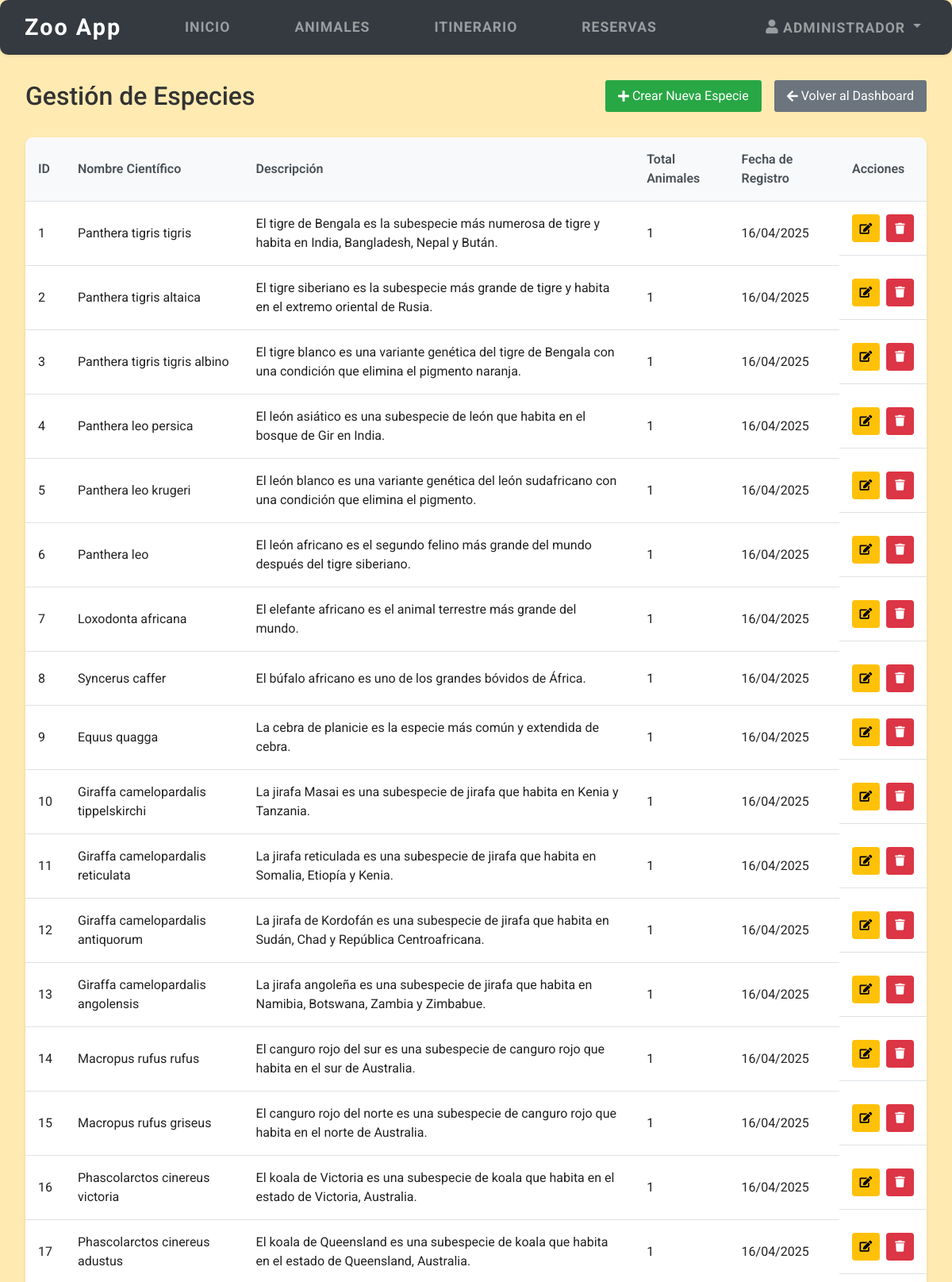
The app's page /views/admin/especies/ver_especies.php (signed in, upper part) with its own data.
### tables this page shows
CREATE TABLE usuarios (
    id INT AUTO_INCREMENT PRIMARY KEY,
    nombre_completo VARCHAR(100) NOT NULL,
    nombre_usuario VARCHAR(50) NOT NULL,
    email VARCHAR(100) NOT NULL UNIQUE,
    password VARCHAR(255) NOT NULL,
    es_admin BOOLEAN DEFAULT FALSE,
     
    fecha_registro TIMESTAMP DEFAULT CURRENT_TIMESTAMP
);

CREATE TABLE especies (
    id INT AUTO_INCREMENT PRIMARY KEY,
    nombre_especie VARCHAR(100) NOT NULL,
    descripcion TEXT,
    fecha_creacion TIMESTAMP DEFAULT CURRENT_TIMESTAMP
);

### views/admin/especies/ver_especies.php (the view, shortened to what this page needs)
<?php
require_once __DIR__ . '/../../../config/sql/database.php';
try {
    $stmt = $conn->query("
        SELECT e.*,
               COUNT(DISTINCT a.id) as total_animales
        FROM especies e
        LEFT JOIN animales a ON e.id = a.especie_id
        GROUP BY e.id
        ORDER BY e.id ASC
    ");
    $especies = $stmt->fetchAll(PDO::FETCH_ASSOC);
} catch (PDOException $e) {
    error_log("Error al obtener especies: " . $e->getMessage());
    $especies = [];
}
require_once __DIR__ . '/../../plantillas/header.php';
?>
<link rel="stylesheet" href="<?php echo BASE_URL; ?>/assets/css/admin/especies/ver_especies.css">
<main class="especies-container">
    <div class="especies-header">
        <h1>Gestión de Especies</h1>
        <div class="header-buttons">
            <a href="<?php echo BASE_URL; ?>/views/admin/especies/crear_especie.php" class="btn-action btn-crear">
                <i class="fas fa-plus"></i> Crear Nueva Especie
            </a>
            <a href="<?php echo BASE_URL; ?>/views/admin/admin_dashboard.php" class="btn-action btn-volver">
                <i class="fas fa-arrow-left"></i> Volver al Dashboard
            </a>
        </div>
    </div>
    <div class="especies-table-container">
        <?php if (empty($especies)): ?>
            <div class="no-especies">
                <i class="fas fa-leaf"></i>
                <p>No hay especies registradas</p>
            </div>
        <?php else: ?>
            <table class="especies-table">
                <thead>
                    <tr>
                        <th>ID</th>
                        <th>Nombre Científico</th>
                        <th>Descripción</th>
                        <th>Total Animales</th>
                        <th>Fecha de Registro</th>
                        <th>Acciones</th>
                    </tr>
                </thead>
                <tbody>
                    <?php foreach ($especies as $especie): ?>
                        <tr>
                            <td><?php echo htmlspecialchars($especie['id']); ?></td>
                            <td><?php echo htmlspecialchars($especie['nombre_especie']); ?></td>
                            <td><?php echo htmlspecialchars($especie['descripcion'] ?? 'Sin descripción'); ?></td>
                            <td><?php echo $especie['total_animales']; ?></td>
                            <td><?php echo date('d/m/Y', strtotime($especie['fecha_creacion'])); ?></td>
                            <td class="acciones">
                                <a href="<?php echo BASE_URL; ?>/views/admin/especies/editar_especie.php?id=<?php echo $especie['id']; ?>"
                                    class="btn-action btn-edit" title="Editar">
                                    <i class="fas fa-edit"></i>
                                </a>
                                <a href="<?php echo BASE_URL; ?>/views/admin/especies/eliminar_especie.php?id=<?php echo $especie['id']; ?>"
                                    class="btn-action btn-delete" title="Eliminar">
                                    <i class="fas fa-trash"></i>
                                </a>
                            </td>
                        </tr>
                    <?php endforeach; ?>
                </tbody>
            </table>
        <?php endif; ?>
    </div>
</main>
<?php require_once __DIR__ . '/../../plantillas/footer.php'; ?>

### views/plantillas/header.php (shortened to what this page needs)
<?php
require_once __DIR__ . '/../../config/sql/database.php';
?>
<!DOCTYPE html>
<html lang="es">
<head>
    <link rel="stylesheet" href="https://cdnjs.cloudflare.com/ajax/libs/font-awesome/5.15.4/css/all.min.css">
    <link rel="stylesheet" href="https://stackpath.bootstrapcdn.com/bootstrap/4.5.2/css/bootstrap.min.css">
    <link rel="stylesheet" href="<?php echo BASE_URL; ?>/assets/css/index.css">
</head>
<body>
    <header>
        <nav class="navbar navbar-expand-lg navbar-dark bg-dark shadow-sm">
            <div class="container">
                <a class="navbar-brand font-weight-bold" href="<?php echo BASE_URL; ?>/index.php">Zoo App</a>
                <div class="collapse navbar-collapse" id="navbarNav">
                    <ul id="navbar-item" class="navbar-nav mx-auto">
                        <li class="nav-item">
                            <a class="nav-link" href="<?php echo BASE_URL; ?>/views/inicio.php">Inicio</a>
                        </li>
                        <li class="nav-item">
                            <a class="nav-link" href="<?php echo BASE_URL; ?>/views/animales.php">Animales</a>
                        </li>
                        <li class="nav-item">
                            <a class="nav-link" href="<?php echo BASE_URL; ?>/views/itinerarios.php">Itinerario</a>
                        </li>
                        <li class="nav-item">
                            <a class="nav-link" href="<?php echo BASE_URL; ?>/views/reservas.php">Reservas</a>
                        </li>
                    </ul>
                    <ul class="navbar-nav ml-auto right-align">
                        <?php if (isset($_SESSION['usuario_id'])): ?>
                            <li class="nav-item dropdown">
                                <?php
                                try {
                                    $stmt = $conn->prepare("SELECT nombre_completo FROM usuarios WHERE id = ?");
                                    $stmt->execute([$_SESSION['usuario_id']]);
                                    $usuario = $stmt->fetch(PDO::FETCH_ASSOC);
                                } catch (PDOException $e) {
                                    error_log("Error al obtener información del usuario: " . $e->getMessage());
                                    $usuario = null;
                                }
                                $nombreUsuario = isset($usuario['nombre_completo']) ? $usuario['nombre_completo'] : 'Usuario';
                                $primerNombre = explode(' ', $nombreUsuario)[0];
                                ?>
                                <a class="nav-link dropdown-toggle" href="#" id="userDropdown" role="button"
                                    data-toggle="dropdown" aria-haspopup="true" aria-expanded="false"
                                    title="<?php echo htmlspecialchars($nombreUsuario); ?>">
                                    <i class="fas fa-user"></i>
                                    <span class="user-name"><?php echo htmlspecialchars($primerNombre); ?></span>
                                </a>
                            </li>
                        <?php endif; ?>
                    </ul>
                </div>
            </div>
        </nav>
    </header>

### assets/css/index.css (style rules this page uses)
*, *::before, *::after { margin: 0; padding: 0; box-sizing: border-box; }
:root { --primary-color: #007bff; --secondary-color: #4caf50; --background-color: #ffebb2; --text-dark: #222; --text-light: #fff; --navbar-bg: #343a40; --hover-color: #752c17; --footer-bg: #2c3e50; --button-radius: 25px; --transition-duration: 0.3s; }
body { font-family: "Roboto", Arial, sans-serif; background-color: var(--background-color); color: var(--text-dark); }
@media (min-width: 1200px) { .container, .container-lg, .container-md, .container-sm, .container-xl { max-width: 1200px; } }
.navbar { background-color: var(--navbar-bg); border-radius: 10px; box-shadow: 0 2px 10px rgba(0, 0, 0, 0.1); position: relative; }
#navbar-item { display: flex; gap: 50px; }
.navbar-brand { font-size: 1.8rem; letter-spacing: 2px; color: var(--text-light); font-weight: 500; }
@media (min-width: 800px) { .navbar-nav .nav-link { margin-bottom: 25px; } }
.navbar-nav .nav-link { margin-bottom: 0px; font-size: 1.1rem; text-transform: uppercase; letter-spacing: 1px; color: var(--text-light); font-weight: bold; transition: color var(--transition-duration); }
.navbar-nav .dropdown-toggle { overflow: visible; text-overflow: clip; white-space: nowrap; max-width: none; }
@media (min-width: 1200px) { .navbar-collapse.collapse { display: flex !important; flex-basis: auto; } }
@media (min-width: 1200px) { .navbar-nav .dropdown-toggle { max-width: none; } }
@media (min-width: 1200px) { .navbar-nav .dropdown-toggle[aria-expanded="false"] { max-width: none; } }
.navbar-nav .nav-item { margin-right: 15px; }
.navbar-nav .nav-item:last-child { margin-right: 0; }
.navbar-nav .nav-item.dropdown { margin-left: 10px; }
.navbar-nav .nav-link .user-name { display: inline-block; max-width: none; white-space: nowrap; overflow: visible; text-overflow: clip; vertical-align: middle; }

### assets/css/admin/especies/ver_especies.css (style rules this page uses)
.especies-container { padding: 2rem; max-width: 1200px; margin: 0 auto; }
.especies-header { display: flex; justify-content: space-between; align-items: center; margin-bottom: 2rem; }
.especies-header h1 { margin: 0; color: #333; font-size: 2rem; }
.header-buttons { display: flex; gap: 1rem; }
.btn-action { padding: 0.5rem 1rem; border: none; border-radius: 3px; cursor: pointer; text-decoration: none; display: inline-flex; align-items: center; gap: 0.25rem; transition: all 0.3s ease; }
.btn-crear { background-color: #28a745; color: white; }
.btn-volver { background-color: #6c757d; color: white; }
.especies-table-container { background: white; border-radius: 10px; box-shadow: 0 2px 4px rgba(0, 0, 0, 0.1); overflow: hidden; }
.especies-table { width: 100%; border-collapse: collapse; }
.especies-table th, .especies-table td { padding: 1rem; text-align: left; border-bottom: 1px solid #dee2e6; }
.especies-table th { background-color: #f8f9fa; font-weight: 600; color: #495057; }
.acciones { display: flex; gap: 0.5rem; justify-content: center; }
.especies-table .acciones .btn-action, .especies-table-container .acciones .btn-action { width: 35px; height: 35px; display: flex; align-items: center; justify-content: center; border-radius: 4px; transition: all 0.3s ease; }
.especies-table .acciones .btn-action i, .especies-table-container .acciones .btn-action i { font-size: 14px; }
.btn-action.btn-edit, .btn-action.btn-delete { padding: 0.25rem 0.5rem; width: auto; height: auto; }
.btn-action.btn-edit { background-color: #ffc107; color: #000; }
.btn-action.btn-delete { background-color: #dc3545; color: white; }

### records on screen
usuarios: nombre_completo "ADMINISTRADOR"
especies: id "1", nombre_especie "Panthera tigris tigris", descripcion "El tigre de Bengala es la subespecie más numerosa de tigre y habita en India, Bangladesh, Nepal y Bután.", total_animales "1", fecha_creacion "16/04/2025"
especies: id "2", nombre_especie "Panthera tigris altaica", descripcion "El tigre siberiano es la subespecie más grande de tigre y habita en el extremo oriental de Rusia.", total_animales "1", fecha_creacion "16/04/2025"
especies: id "3", nombre_especie "Panthera tigris tigris albino", descripcion "El tigre blanco es una variante genética del tigre de Bengala con una condición que elimina el pigmento naranja.", total_animales "1", fecha_creacion "16/04/2025"
especies: id "4", nombre_especie "Panthera leo persica", descripcion "El león asiático es una subespecie de león que habita en el bosque de Gir en India.", total_animales "1", fecha_creacion "16/04/2025"
especies: id "5", nombre_especie "Panthera leo krugeri", descripcion "El león blanco es una variante genética del león sudafricano con una condición que elimina el pigmento.", total_animales "1", fecha_creacion "16/04/2025"
especies: id "6", nombre_especie "Panthera leo", descripcion "El león africano es el segundo felino más grande del mundo después del tigre siberiano.", total_animales "1", fecha_creacion "16/04/2025"
especies: id "7", nombre_especie "Loxodonta africana", descripcion "El elefante africano es el animal terrestre más grande del mundo.", total_animales "1", fecha_creacion "16/04/2025"
especies: id "8", nombre_especie "Syncerus caffer", descripcion "El búfalo africano es uno de los grandes bóvidos de África.", total_animales "1", fecha_creacion "16/04/2025"
especies: id "9", nombre_especie "Equus quagga", descripcion "La cebra de planicie es la especie más común y extendida de cebra.", total_animales "1", fecha_creacion "16/04/2025"
especies: id "10", nombre_especie "Giraffa camelopardalis tippelskirchi", descripcion "La jirafa Masai es una subespecie de jirafa que habita en Kenia y Tanzania.", total_animales "1", fecha_creacion "16/04/2025"
especies: id "11", nombre_especie "Giraffa camelopardalis reticulata", descripcion "La jirafa reticulada es una subespecie de jirafa que habita en Somalia, Etiopía y Kenia.", total_animales "1", fecha_creacion "16/04/2025"
especies: id "12", nombre_especie "Giraffa camelopardalis antiquorum", descripcion "La jirafa de Kordofán es una subespecie de jirafa que habita en Sudán, Chad y República Centroafricana.", total_animales "1", fecha_creacion "16/04/2025"
especies: id "13", nombre_especie "Giraffa camelopardalis angolensis", descripcion "La jirafa angoleña es una subespecie de jirafa que habita en Namibia, Botswana, Zambia y Zimbabue.", total_animales "1", fecha_creacion "16/04/2025"
especies: id "14", nombre_especie "Macropus rufus rufus", descripcion "El canguro rojo del sur es una subespecie de canguro rojo que habita en el sur de Australia.", total_animales "1", fecha_creacion "16/04/2025"
especies: id "15", nombre_especie "Macropus rufus griseus", descripcion "El canguro rojo del norte es una subespecie de canguro rojo que habita en el norte de Australia.", total_animales "1", fecha_creacion "16/04/2025"
especies: id "16", nombre_especie "Phascolarctos cinereus victoria", descripcion "El koala de Victoria es una subespecie de koala que habita en el estado de Victoria, Australia.", total_animales "1", fecha_creacion "16/04/2025"
especies: id "17", nombre_especie "Phascolarctos cinereus adustus", descripcion "El koala de Queensland es una subespecie de koala que habita en el estado de Queensland, Australia.", total_animales "1", fecha_creacion "16/04/2025"
